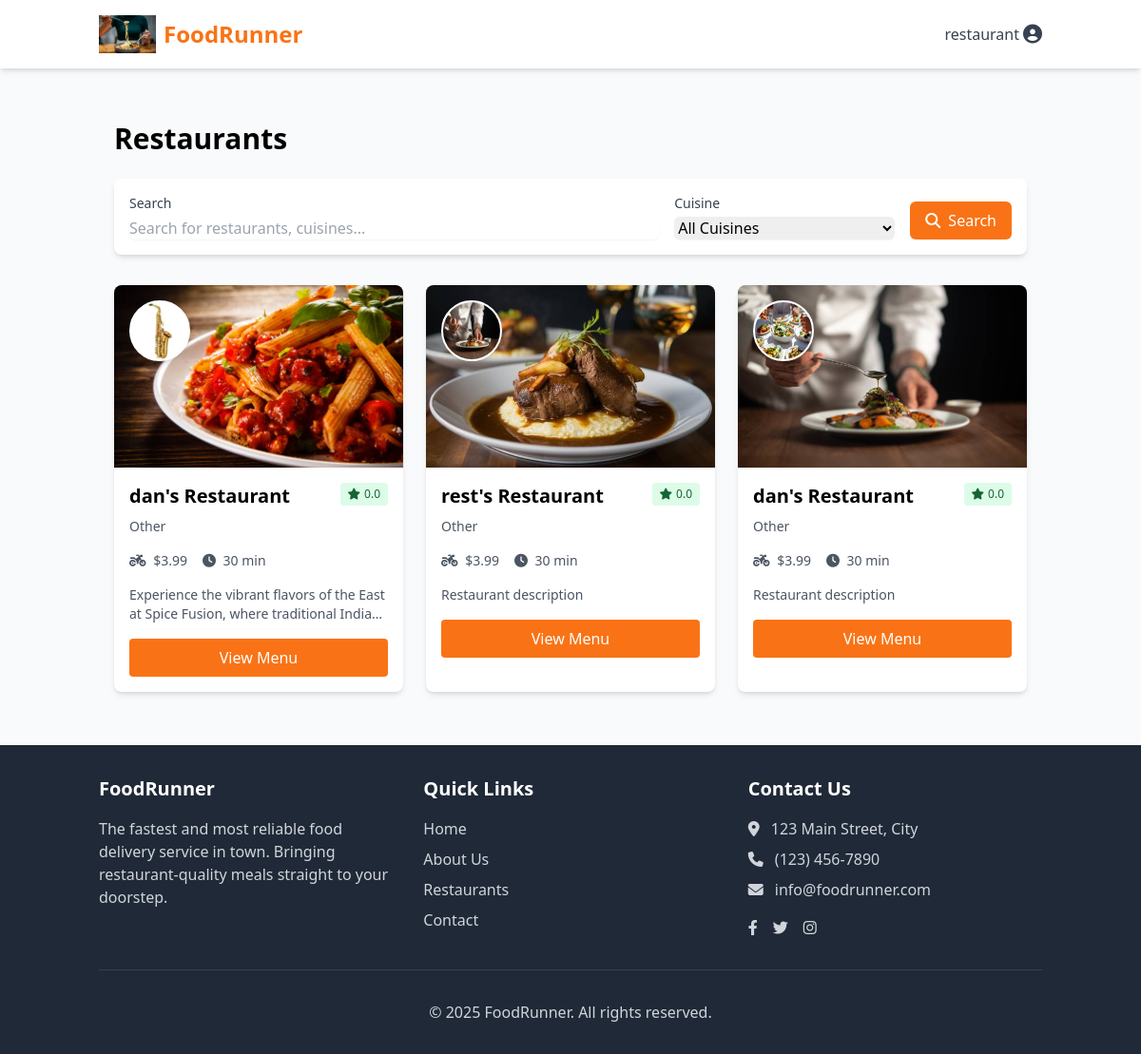
Page /customer/restaurants/ (signed in) on the committed database.
### core/models.py (models this page shows, shortened)
class User(AbstractUser):
    USER_TYPE_CHOICES = (
        ('customer', 'Customer'),
        ('restaurant', 'Restaurant Manager'),
        ('delivery', 'Delivery Person'),
        ('admin', 'Administrator'),
    )
    user_type = models.CharField(
        max_length=20,
        choices=USER_TYPE_CHOICES,
        default='customer'
    )
    phone_number = models.CharField(max_length=15, blank=True)
    profile_picture = models.ImageField(upload_to='profile_pics/', blank=True, null=True)

### restaurants/models.py (models this page shows, shortened)
class Restaurant(models.Model):
    manager = models.OneToOneField(settings.AUTH_USER_MODEL, on_delete=models.CASCADE)
    name = models.CharField(max_length=100)
    description = models.TextField()
    logo = models.ImageField(upload_to='restaurant_logos/')
    banner_image = models.ImageField(upload_to='restaurant_banners/', blank=True, null=True)
    address = models.OneToOneField(Address, on_delete=models.CASCADE)
    cuisine_type = models.CharField(max_length=50)
    phone = models.CharField(max_length=15)
    email = models.EmailField()
    website = models.URLField(blank=True, null=True)
    is_active = models.BooleanField(default=True)
    average_rating = models.DecimalField(max_digits=3, decimal_places=2, default=0.0)
    delivery_fee = models.DecimalField(max_digits=5, decimal_places=2, default=0.0)
    min_order_amount = models.DecimalField(max_digits=6, decimal_places=2, default=0.0)
    preparation_time = models.PositiveIntegerField(default=30, help_text='Average preparation time in minutes')
    opening_time = models.TimeField()
    closing_time = models.TimeField()
    created_at = models.DateTimeField(auto_now_add=True)
    updated_at = models.DateTimeField(auto_now=True)

### customers/views.py (the view)
# urls.py: path('restaurants/', views.restaurant_list, name='restaurants'),
@login_required
def restaurant_list(request):
    query = request.GET.get('q', '')
    cuisine = request.GET.get('cuisine', '')
    restaurants = Restaurant.objects.filter(is_active=True)
    if query:
        restaurants = restaurants.filter(
            Q(name__icontains=query) |
            Q(description__icontains=query) |
            Q(cuisine_type__icontains=query)
        )
    if cuisine:
        restaurants = restaurants.filter(cuisine_type__icontains=cuisine)
    cuisine_types = Restaurant.objects.values_list('cuisine_type', flat=True).distinct()
    context = {
        'restaurants': restaurants,
        'cuisine_types': cuisine_types,
        'query': query,
        'cuisine': cuisine,
    }
    return render(request, 'customers/restaurant_list.html', context)

### customers/templates/customers/restaurant_list.html (shortened to what this page needs)
{% extends 'base.html' %}
{% block content %}
<div class="container mx-auto px-4 py-8">
    <h1 class="text-3xl font-bold mb-6">Restaurants</h1>
    <div class="bg-white rounded-lg shadow-md p-4 mb-8">
        <form method="get" class="flex flex-col md:flex-row md:items-end space-y-4 md:space-y-0 md:space-x-4">
            <div class="flex-grow">
                <label for="search" class="block text-sm font-medium text-gray-700 mb-1">Search</label>
                <input type="text" id="search" name="q" value="{{ query }}" placeholder="Search for restaurants, cuisines..."
                       class="w-full border-gray-300 rounded-md shadow-sm focus:ring-orange-500 focus:border-orange-500">
            </div>
            <div class="w-full md:w-1/4">
                <label for="cuisine" class="block text-sm font-medium text-gray-700 mb-1">Cuisine</label>
                <select id="cuisine" name="cuisine" class="w-full border-gray-300 rounded-md shadow-sm focus:ring-orange-500 focus:border-orange-500">
                    <option value="">All Cuisines</option>
                </select>
            </div>
            <div>
                <button type="submit" class="w-full md:w-auto bg-orange-500 text-white py-2 px-4 rounded-md hover:bg-orange-600 transition duration-300">
                    <i class="fas fa-search mr-1"></i> Search
                </button>
            </div>
        </form>
    </div>
    {% if restaurants %}
        <div class="grid grid-cols-1 md:grid-cols-2 lg:grid-cols-3 gap-6">
            {% for restaurant in restaurants %}
                <div class="bg-white rounded-lg shadow-md overflow-hidden hover:shadow-lg transition duration-300">
                    <div class="h-48 overflow-hidden relative">
                        {% if restaurant.banner_image %}
                            <img src="{{ restaurant.banner_image.url }}" alt="{{ restaurant.name }}" class="w-full h-full object-cover">
                        {% else %}
                            <div class="w-full h-full bg-gray-200 flex items-center justify-center">
                                <i class="fas fa-utensils text-gray-400 text-5xl"></i>
                            </div>
                        {% endif %}
                        <div class="absolute top-0 left-0 m-4">
                            {% if restaurant.logo %}
                                <img src="{{ restaurant.logo.url }}" alt="{{ restaurant.name }} Logo" class="w-16 h-16 rounded-full border-2 border-white shadow-md bg-white">
                            {% endif %}
                        </div>
                    </div>
                    <div class="p-4">
                        <div class="flex justify-between items-start mb-2">
                            <h2 class="text-xl font-semibold">{{ restaurant.name }}</h2>
                            <div class="flex items-center bg-green-100 text-green-800 px-2 py-1 rounded text-xs font-medium">
                                <i class="fas fa-star mr-1"></i> {{ restaurant.average_rating|floatformat:1 }}
                            </div>
                        </div>
                        <p class="text-gray-600 text-sm mb-4">{{ restaurant.cuisine_type }}</p>
                        <div class="flex items-center text-sm text-gray-600 mb-4">
                            <div class="mr-4">
                                <i class="fas fa-motorcycle mr-1"></i> ${{ restaurant.delivery_fee }}
                            </div>
                            <div>
                                <i class="fas fa-clock mr-1"></i> {{ restaurant.preparation_time }} min
                            </div>
                        </div>
                        <p class="text-gray-600 text-sm mb-4 line-clamp-2">{{ restaurant.description }}</p>
                        <a href="{% url 'customers:restaurant_detail' restaurant.id %}" class="block w-full bg-orange-500 text-white text-center py-2 rounded hover:bg-orange-600 transition duration-300">
                            View Menu
                        </a>
                    </div>
                </div>
            {% endfor %}
        </div>
    {% endif %}
</div>
{% endblock %}

### core/templates/base.html (shortened to what this page needs)
<!DOCTYPE html>
<html lang="en">
<head>
    {% load static %}
    <script src="https://cdn.tailwindcss.com"></script>
    <link rel="stylesheet" href="https://cdnjs.cloudflare.com/ajax/libs/font-awesome/6.4.0/css/all.min.css">
</head>
<body class="bg-gray-50 min-h-screen flex flex-col">
    <header class="bg-white shadow-md">
        <nav class="container mx-auto px-4 py-4 flex justify-between items-center">
            <a href="{% url 'landing' %}" class="flex items-center">
                <img src="{% static 'images/logo.png' %}" alt="FoodRunner Logo" class="h-10 w-auto mr-2">
                <span class="text-2xl font-bold text-orange-500">FoodRunner</span>
            </a>
            <div class="flex items-center space-x-4">
                {% if user.is_authenticated %}
                    <div class="relative group">
                        <button class="flex items-center text-gray-700 hover:text-orange-500">
                            <span class="mr-1">{{ user.username }}</span>
                            <i class="fas fa-user-circle text-xl"></i>
                        </button>
                    </div>
                {% else %}
                    <a href="{% url 'login' %}" class="text-gray-700 hover:text-orange-500 font-semibold">Login</a>
                    <a href="{% url 'register' %}" class="bg-orange-500 text-white px-4 py-2 rounded-md hover:bg-orange-600 font-semibold">Sign Up</a>
                {% endif %}
            </div>
        </nav>
    </header>
    <main class="flex-grow container mx-auto px-4 py-6">
        {% block content %}{% endblock %}
    </main>
    <footer class="bg-gray-800 text-white py-8">
        <div class="container mx-auto px-4">
            <div class="grid grid-cols-1 md:grid-cols-3 gap-8">
                <div>
                    <h3 class="text-xl font-semibold mb-4">FoodRunner</h3>
                    <p class="text-gray-300">
                        The fastest and most reliable food delivery service in town. Bringing restaurant-quality meals straight to your doorstep.
                    </p>
                </div>
                <div>
                    <h3 class="text-xl font-semibold mb-4">Quick Links</h3>
                    <ul class="space-y-2">
                        <li><a href="{% url 'landing' %}" class="text-gray-300 hover:text-orange-400">Home</a></li>
                        <li><a href="#" class="text-gray-300 hover:text-orange-400">About Us</a></li>
                        <li><a href="#" class="text-gray-300 hover:text-orange-400">Restaurants</a></li>
                        <li><a href="#" class="text-gray-300 hover:text-orange-400">Contact</a></li>
                    </ul>
                </div>
                <div>
                    <h3 class="text-xl font-semibold mb-4">Contact Us</h3>
                    <p class="text-gray-300 mb-2">
                        <i class="fas fa-map-marker-alt mr-2"></i> 123 Main Street, City
                    </p>
                    <p class="text-gray-300 mb-2">
                        <i class="fas fa-phone mr-2"></i> (123) 456-7890
                    </p>
                    <p class="text-gray-300 mb-2">
                        <i class="fas fa-envelope mr-2"></i> info@foodrunner.com
                    </p>
                    <div class="flex space-x-4 mt-4">
                        <a href="#" class="text-gray-300 hover:text-orange-400"><i class="fab fa-facebook-f"></i></a>
                        <a href="#" class="text-gray-300 hover:text-orange-400"><i class="fab fa-twitter"></i></a>
                        <a href="#" class="text-gray-300 hover:text-orange-400"><i class="fab fa-instagram"></i></a>
                    </div>
                </div>
            </div>
            <div class="border-t border-gray-700 mt-8 pt-8 text-center text-gray-300">
                <p>&copy; 2025 FoodRunner. All rights reserved.</p>
            </div>
        </div>
    </footer>
</body>
</html>

### rows in the picture
User: username "restaurant"
Restaurant: banner_image (picture), logo (picture), name "dan's Restaurant", average_rating "0.0", cuisine_type "Other", delivery_fee "3.99", preparation_time "30", description "Experience the vibrant flavors of the East at Spice Fusion, where traditional…"
Restaurant: banner_image (picture), logo (picture), name "rest's Restaurant", average_rating "0.0", cuisine_type "Other", delivery_fee "3.99", preparation_time "30", description "Restaurant description"
Restaurant: banner_image (picture), logo (picture), name "dan's Restaurant", average_rating "0.0", cuisine_type "Other", delivery_fee "3.99", preparation_time "30", description "Restaurant description"
